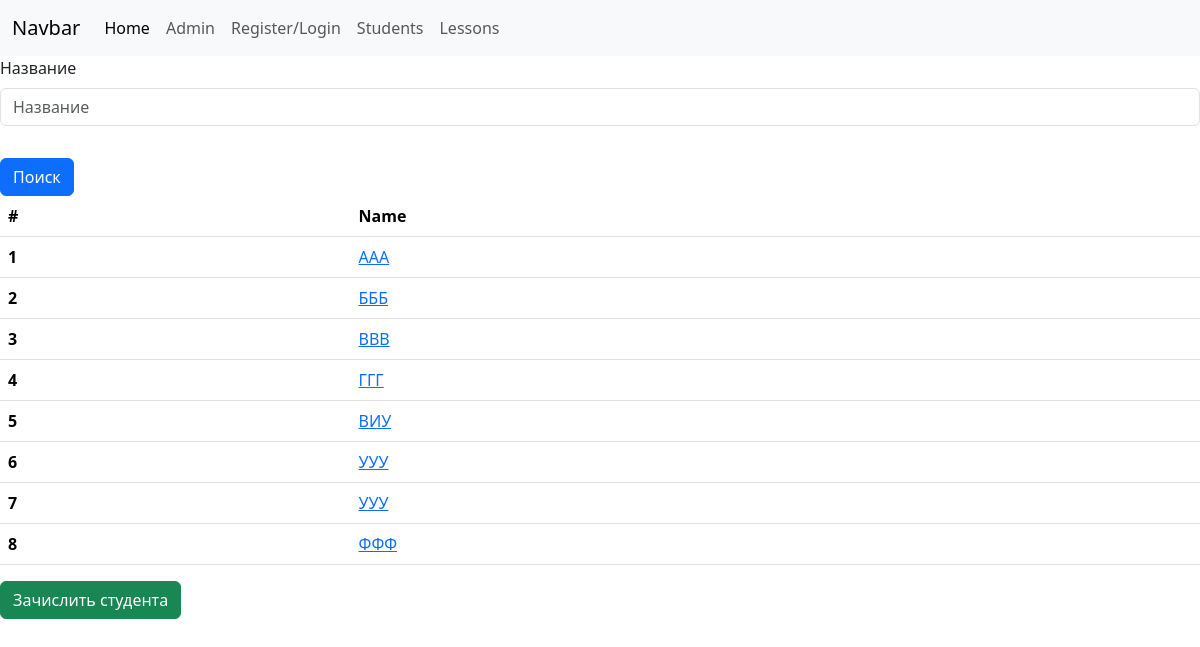
Before: /list/student/ with the older database file.
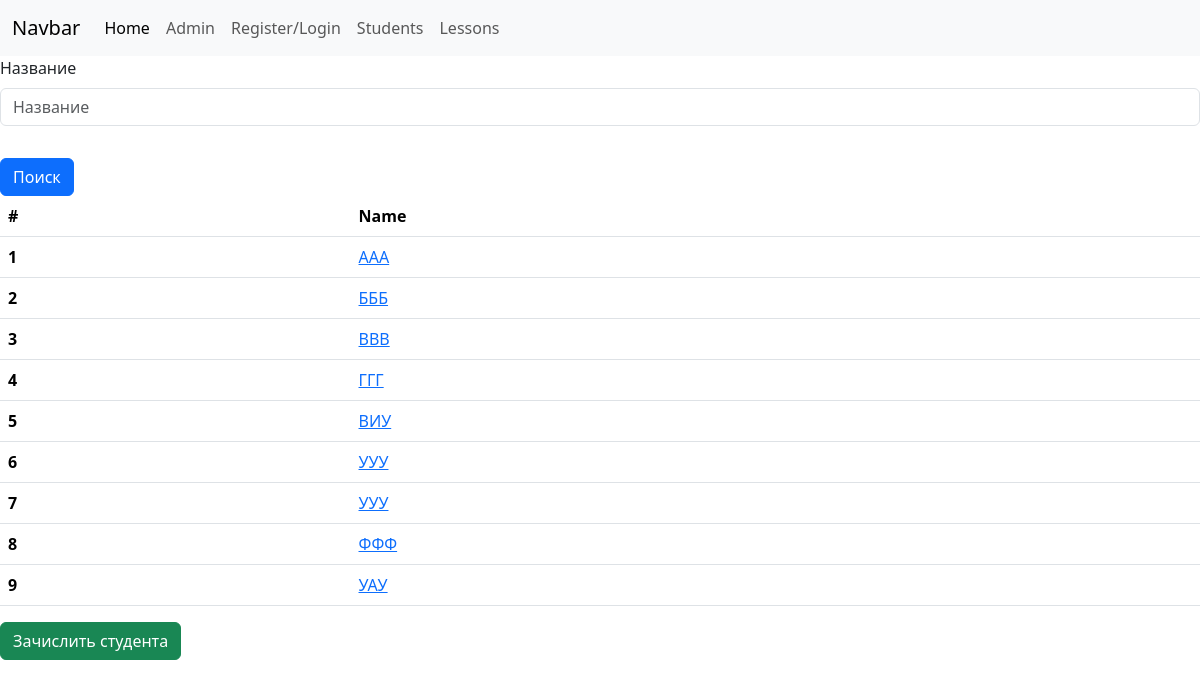
After: the same page with the newer database file.
### core/models.py (models this page shows, shortened)
class Student(models.Model):
    name = models.CharField('ФИО', max_length=128)
    class Meta:
        verbose_name = 'Студент'
        verbose_name_plural = 'Студенты'

### core/views.py (the view)
# urls.py: path('list/student/', core.views.Student_list.as_view(), name='Student_list'),
class Student_list(TitleMixin,ListView):
    queryset = core.models.Student.objects.all()
    title = 'Студенты'
    def get_filters(self):
        return core.filters.StudentFilters(self.request.GET)
    def get_queryset(self):
        return self.get_filters().qs
    def get_context_data(self):
        context = super().get_context_data()
        context['form'] = core.forms.StudentSearch(self.request.GET or None)
        return context

### core/forms.py
class StudentSearch(forms.Form):
    name = forms.CharField(label='Название', required=False)

### core/views.py (called while the page is built)
    def get_title(self):
        return self.title

    def get_context_data(self, **kwargs):
        context = super().get_context_data()
        context['title'] = self.get_title()
        return context

### core/templates/core/student_list.html
{% extends 'core/index.html' %}
{% block content %}
    {% include 'core/search_student.html' %}
    <table class="table">
    <thead>
      <tr>
        <th scope="col">#</th>
        <th scope="col">Name</th>
      </tr>
    </thead>
    <tbody>
    {% for book in object_list %}
      <tr>
        <th scope="row">{{ forloop.counter }}</th>
        <td><a href="{% url 'core:Exam_list' book.pk %}">{{book.name|capfirst}}</a></td>
      </tr>
    {% endfor %}
    </tbody>
    </table>
    <a href="{% url 'core:Student_create' %}" class="btn btn-success"> Зачислить студента</a>
{% endblock %}

Changed rows visible on the page:
added Student: name "УАУ"
